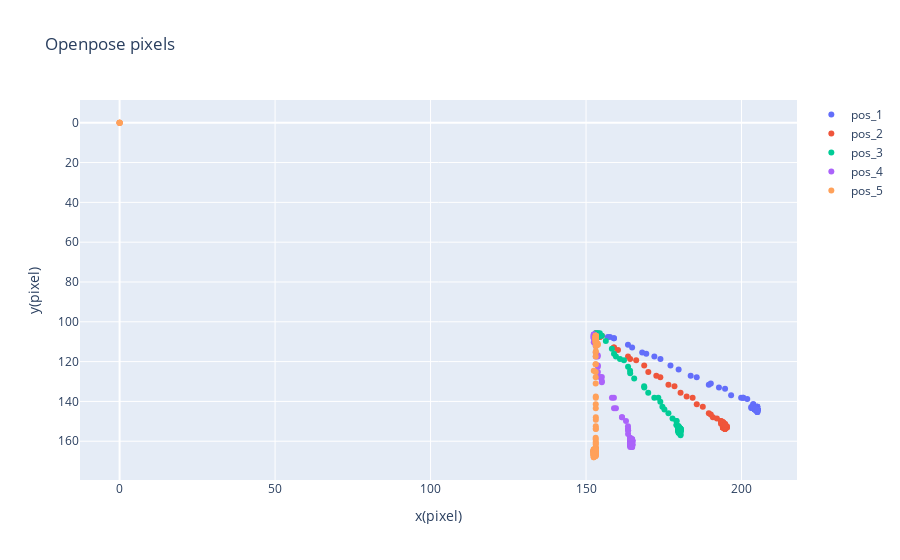

The code cell stored with this chart in its notebook:
### Markdown cell above
### Experimental Setup

#### Setup
An RGB-D sensor was placed above a table facing towards it. On the table there were placed 5 on the circumference of a circle with radius 50cm. The distance of neighboring objects was 10cm. On one side of the table, the human was instructed to sit with the front of his torso tangent to the side of the table. After that, the human placed his right wrist on the center of the table.

insert image with the setup
    
#### Experiments 
In each experiment, an object (red cube) was placed in one of the five aforementioned locations. The human, having his wrist on the specified place, was instructed to approach the object in a natural way.

For each location, 10 reaching motions were performed. Furthermore, we asked two users to participate in the experiments. This resulted in 100 recorded movements.

#### Data acquisition
The RGB-D sensor was utilized for monitoring the human movements. The detection of the human and the localization of the human wrist was achieved using [OpenPose](https://github.com/CMU-Perceptual-Computing-Lab/openpose). OpenPose is an open-source 2D human pose estimation algorithm. Its output is 2D RGB pixels corresponding to human skeletal keypoints as shown in the following Figure

<div>
<img src="attachment:openpose_skeleton.png" width="200" height="100">
</div>

There are two ways to represent the information of the human motion. The first one is the 2D OpenPose pixels. The second one is to combine the OpenPose 2D pixels with the depth information provided by the RGB-D sensor to obtain the cartesian coordinates of the human wrist expressed in the camera frame. For this project, we collected both 2D pixels and 3D coordinates and decided to use the representation which was less noisy. For the rest of the text, <em> OpenPose points </em> correspond to 2D OpenPose pixels, while <em> Keypoints </em> correspond to 3D cartesian coordinates. 

We first visualized in the same plot the <em> OpenPose points </em> for one human trajectory for each object position. A second plot with the <em> Keypoints </em> of the same motions was generated as well.

### Code cell
import pandas as pd
import numpy as np
import plotly
import plotly.offline as py
import plotly.graph_objects as go

openpose_x, openpose_y, openpose_time = {}, {}, {}
keypoints_x, keypoints_y, keypoints_time = {}, {}, {}

def read_csv(file):
    global openpose_x, openpose_y, openpose_time 
    global keypoints_x, keypoints_y, keypoints_time 
    
    fileName = pd.read_csv(file)
    file = file.split('/')[-1].split('.')[0]

    ## Keypoints
    keypoints_time[file] = [float(str(int(item[0])) + '.' + '0'*(9-len(str(int(item[1])))) + str(int(item[1]))) \
    for item in zip(fileName['/transform_topic/keypoints/0/points/header/stamp/secs'], fileName['/transform_topic/keypoints/0/points/header/stamp/nsecs']) \
            if not np.isnan(item[0])]
    keypoints_time[file] = [i-keypoints_time[file][0] for i in keypoints_time[file]]
    keypoints_x[file] = [i for i in fileName['/transform_topic/keypoints/0/points/point/x'] if not np.isnan(i)]
    keypoints_y[file] = [i for i in fileName['/transform_topic/keypoints/0/points/point/y'] if not np.isnan(i)]
    
    ## Openpose
    openpose_time[file] = [float(str(int(item[0])) + '.' + '0'*(9-len(str(int(item[1])))) + str(int(item[1]))) \
    for item in zip(fileName['/openpose_ros/human_list/header/stamp/secs'], fileName['/openpose_ros/human_list/header/stamp/nsecs']) \
            if not np.isnan(item[0])]
    openpose_time[file] = [i-openpose_time[file][0] for i in openpose_time[file]]
    openpose_x[file] = [i for i in fileName['/openpose_ros/human_list/human_list/0/body_key_points_with_prob/4/x'] if not np.isnan(i)]
    openpose_y[file] = [i for i in fileName['/openpose_ros/human_list/human_list/0/body_key_points_with_prob/4/y'] if not np.isnan(i)]


# Runs locally
read_csv("/home/thanasis/MSC_AI/Machine_Learning/data/csvs/all_frames/MD/MD_pos1_01.csv")
read_csv("/home/thanasis/MSC_AI/Machine_Learning/data/csvs/all_frames/MD/MD_pos2_01.csv")
read_csv("/home/thanasis/MSC_AI/Machine_Learning/data/csvs/all_frames/MD/MD_pos3_01.csv")
read_csv("/home/thanasis/MSC_AI/Machine_Learning/data/csvs/all_frames/MD/MD_pos4_01.csv")
read_csv("/home/thanasis/MSC_AI/Machine_Learning/data/csvs/all_frames/MD/MD_pos5_01.csv")


key_idx = list(openpose_x.keys())


# Visualize Openpose pixels
fig = go.Figure(data=[go.Scatter(x=openpose_x[key_idx[i]], y=openpose_y[key_idx[i]], mode='markers', name='pos_'+str(i+1)) for i in range(5)],
               layout=go.Layout(title='Openpose pixels',
                               xaxis=dict(title='x(pixel)'),
                               yaxis=dict(autorange='reversed', title='y(pixel)')))

py.iplot(fig)

# Visualize Keypoints coordinates
fig = go.Figure(data=[go.Scatter(x=keypoints_x[key_idx[i]], y=keypoints_y[key_idx[i]], mode='markers', name='pos_'+str(i+1)) for i in range(5)],
               layout=go.Layout(title='Keypoints coordinates',
                               xaxis=dict(autorange='reversed', title='x(m)'),
                               yaxis=dict(autorange='reversed', title='y(m)')))
py.iplot(fig)

### Figure 1 — Plotly figure (JSON) as saved in the notebook; plotly's stock layout.template omitted (floating-point values rounded to 4 significant figures; data arrays with more than 128 entries replaced by an {"elided": "..."} marker saying what was removed)
{"data": [{"mode": "markers", "name": "pos_1", "type": "scatter", "x": {"elided": "303 float values"}, "y": {"elided": "303 float values"}}, {"mode": "markers", "name": "pos_2", "type": "scatter", "x": {"elided": "225 float values"}, "y": {"elided": "225 float values"}}, {"mode": "markers", "name": "pos_3", "type": "scatter", "x": {"elided": "212 float values"}, "y": {"elided": "212 float values"}}, {"mode": "markers", "name": "pos_4", "type": "scatter", "x": {"elided": "237 float values"}, "y": {"elided": "237 float values"}}, {"mode": "markers", "name": "pos_5", "type": "scatter", "x": {"elided": "250 float values"}, "y": {"elided": "250 float values"}}], "layout": {"title": {"text": "Openpose pixels"}, "xaxis": {"title": {"text": "x(pixel)"}}, "yaxis": {"autorange": "reversed", "title": {"text": "y(pixel)"}}}}
